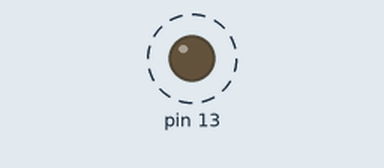
Simulated run of this sketch. Board: Arduino Uno, built with avr-gcc and run on an emulated ATmega328P. On the bench: output pins drawn as LEDs (lit = HIGH). Dashed ring = blinking.

Above: at 0.5 s.
Timing chart, 0 to 4.7 s (numbered marks = the images above):
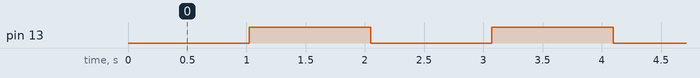

The sketch:

WDT_PRR.ino
```cpp
//#include <avr/io.h>
//#include <avr/wdt.h>
//#include <avr/sleep.h>
//
//void powerReductionMode () {
//  set_sleep_mode (SLEEP_MODE_PWR_DOWN);
//  MCUCR = bit (BODS) | bit (BODSE);  // turn on brown-out enable select
//  MCUCR = bit (BODS);
//  sleep_cpu ();
//}
//
//int main () {
//  DDRB |= 0x20;
//  cli ();
//  wdt_reset ();
//  wdt_enable (WDTO_1S);
//  WDTCSR |= 0x40;
//  sei ();
//  powerReductionMode ();
//  while (1){};
//
//}
//
//ISR (WDT_vect) {
//  PORTB ^= 0x20;
//  wdt_reset ();
//  powerReductionMode ();
//}

#include <avr/io.h>
#include <avr/wdt.h>

void WDTsetup ()
{
  cli ();         // Disable Interrupts
  wdt_reset ();       // Reset WatchDog Timer
  // wdt_enable (WDTO_1S);    // Set WatchDog prescalar for a delay of 1000ms
  // WDTCSR = 0b01000000;     // Set WDIE to enable Interrupt mode
  MCUSR &= 0b11110111;      // Set MCUSR - WDRF to 0 so it doesnt override WDE in WDTCSR
  WDTCSR |= 0b00011000;
  WDTCSR = 0b01000110;     // WDIE = 1, WDP3:0 = 0110, W
  sei ();
}

// void powerReductionMode ()
// {

// }

int main ()
{
  DDRB |= 0b00100000;
  WDTsetup ();
  // powerReductionMode ();
  while (1){};
}

ISR (WDT_vect)
{
  PORTB ^= 0b00100000;
  wdt_reset ();
  // powerReductionMode ();
}
```

blinkWDT.c
```cpp
#include <avr/io.h>
#include <avr/wdt.h>
#include <avr/sleep.h>

void WDTsetup ()
{
	cli ();				// Disable Interrupts
	wdt_reset ();			// Reset WatchDog Timer

	// wdt_enable (WDTO_1S);	// Set WatchDog prescalar for a delay of 1000ms
	// WDTCSR |= 0b01000000;

	MCUSR &= 0b11110111;		// Set MCUSR - WDRF to 0 so it doesnt override WDE in WDTCSR
	WDTCSR |= 0b00011000;
	WDTCSR = 0b01000110;		// WDIE = 1, WDP3:0 = 0110, W

	sei ();
}

// void powerReductionMode ()
// {
// 	set_sleep_mode (SLEEP_MODE_PWR_DOWN);
// 	MCUCR = bit (BODS) | bit (BODSE);
// 	MCUCR = bit (BODS);
// 	sleep_cpu ();
// }

int main ()
{
	DDRB |= 0b00100000;
	WDTsetup ();
	// powerReductionMode ();
	while (1){};
}

ISR (WDT_vect)
{
	PORTB ^= 0b00100000;
	wdt_reset ();
	// powerReductionMode ();
}
```

Measured:
- by itself, pin 13: alternates HIGH for 1.0 s and LOW for 1.0 s
